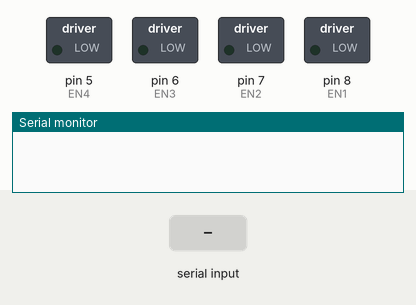
Bench run of a sketch on a simulated Arduino Uno, built with avr-gcc and run on an emulated ATmega328P. Shown: switched loads named in the sketch (green lamp = pin HIGH), the last lines printed to the serial monitor. The test bench sets the inputs (shaded band).

Above: at 1.2 s.
1.3 s: "1" received over Serial
At 2.5 s:
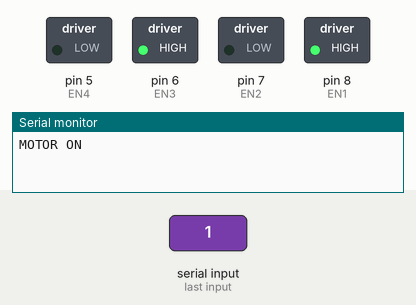
2.8 s: "2" received over Serial
At 3.9 s:
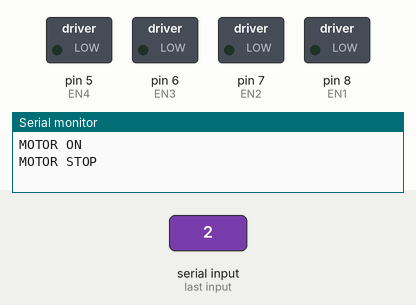
Timing chart, 0 to 5.8 s (numbered marks = the images above; inputs shaded):
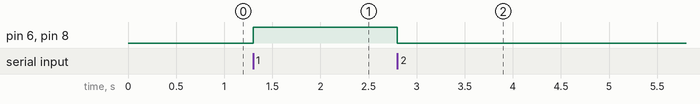

The sketch:

motor.ino
```cpp
#define EN1 8
#define EN2 7
#define EN3 6
#define EN4 5

char in_data;
void setup() {
  Serial.begin(9600);
  pinMode(EN1, OUTPUT);       // Motor A 방향설정1

  pinMode(EN2, OUTPUT);       // Motor A 방향설정2

  pinMode(EN3, OUTPUT);       // Motor B 방향설정1

  pinMode(EN4, OUTPUT);       // Motor B 방향설정2


}


void loop() {

  if(Serial.available())
  {
    in_data=Serial.read();
    switch(in_data){

    case '1' :
      digitalWrite(EN1,HIGH);
      digitalWrite(EN2,LOW);
      digitalWrite(EN3,HIGH);
      digitalWrite(EN4,LOW);
      Serial.println("MOTOR ON");
      Serial.println();
      break;
    case '2' :
      digitalWrite(EN1,LOW);
      digitalWrite(EN2,LOW);
      digitalWrite(EN3,LOW);
      digitalWrite(EN4,LOW);
      Serial.println("MOTOR STOP");
      Serial.println();
      break;
    }
   }
  }
```

Measured:
- after the input at 1.3 s, pin 6 (EN3), pin 8 (EN1): LOW → HIGH at once
- after the input at 2.8 s, pin 6 (EN3), pin 8 (EN1): HIGH → LOW at once
